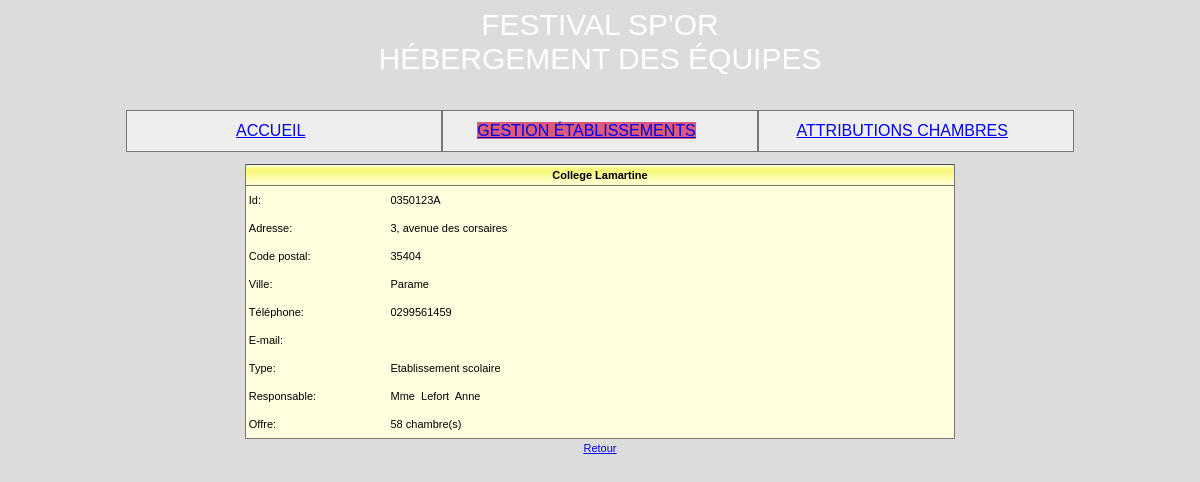
The app's page /detailEtablissement.php?id=0350123A with its own data.
### tables this page shows
create table Etablissement 
(id char(8) not null, 
nom varchar(45) not null,
adresseRue varchar(45) not null, 
codePostal char(5) not null, 
ville varchar(35) not null,
tel varchar(13) not null,
adresseElectronique varchar(70),
type tinyint not null,
civiliteResponsable varchar(12) not null,
nomResponsable varchar(25) not null,
prenomResponsable varchar(25),
nombreChambresOffertes integer,
constraint pk_Etablissement primary key(id));

### _gestionBase.inc.php (called while the page is built, shortened)
<?php
function obtenirDetailEtablissement($dbh, $id)
{
   $req="select * from Etablissement where id='$id'";
   $res = $dbh->query($req);
   return $res->fetch(PDO::FETCH_ASSOC);
}
?>

### detailEtablissement.php (the view, shortened to what this page needs)
<?php
include("_debut.inc.php");
include("_gestionBase.inc.php");
include_once("_connexion-PDO.inc.php");
$id=$_REQUEST['id'];
$lgEtab=obtenirDetailEtablissement($dbh, $id);
$nom=$lgEtab['nom'];
$adresseRue=$lgEtab['adresseRue'];
$codePostal=$lgEtab['codePostal'];
$ville=$lgEtab['ville'];
$tel=$lgEtab['tel'];
$adresseElectronique=$lgEtab['adresseElectronique'];
$type=$lgEtab['type'];
$civiliteResponsable=$lgEtab['civiliteResponsable'];
$nomResponsable=$lgEtab['nomResponsable'];
$prenomResponsable=$lgEtab['prenomResponsable'];
$nombreChambresOffertes=$lgEtab['nombreChambresOffertes'];
echo "
<table width='60%' cellspacing='0' cellpadding='0' align='center'
class='tabNonQuadrille'>
   <tr class='enTeteTabNonQuad'>
      <td colspan='3'>$nom</td>
   </tr>
   <tr class='ligneTabNonQuad'>
      <td  width='20%'> Id: </td>
      <td>$id</td>
   </tr>
   <tr class='ligneTabNonQuad'>
      <td> Adresse: </td>
      <td>$adresseRue</td>
   </tr>
   <tr class='ligneTabNonQuad'>
      <td> Code postal: </td>
      <td>$codePostal</td>
   </tr>
   <tr class='ligneTabNonQuad'>
      <td> Ville: </td>
      <td>$ville</td>
   </tr>
   <tr class='ligneTabNonQuad'>
      <td> Téléphone: </td>
      <td>$tel</td>
   </tr>
   <tr class='ligneTabNonQuad'>
      <td> E-mail: </td>
      <td>$adresseElectronique</td>
   </tr>
   <tr class='ligneTabNonQuad'>
      <td> Type: </td>";
      if ($type==1)
      {
         echo "<td> Etablissement scolaire </td>";
      }
      else
      {
         echo "<td> Autre établissement </td>";
      }
   echo "
   </tr>
   <tr class='ligneTabNonQuad'>
      <td> Responsable: </td>
      <td>$civiliteResponsable&nbsp; $nomResponsable&nbsp; $prenomResponsable
      </td>
   </tr>
   <tr class='ligneTabNonQuad'>
      <td> Offre: </td>
      <td>$nombreChambresOffertes&nbsp;chambre(s)</td>
   </tr>
</table>
<table align='center'>
   <tr>
      <td align='center'><a href='listeEtablissements.php'>Retour</a>
      </td>
   </tr>
</table>";
?>

### css/cssGeneral.css (style rules this page uses)
.basePage { background-color:#DCDCDC; color:slate; font:11px Arial, Helvetica, sans-serif; }
td,tr { font:11px Arial, Helvetica, sans-serif; }
table.tabNonQuadrille { background-color:#FFFFE0; border-bottom:1px solid #777777; border-right:1px solid #777777; border-left:1px solid #777777; border-top:1px #777777; color:black; }
tr.enTeteTabNonQuad td { background-image:url('../images/xpBarre.jpg'); height:21px; text-align:center; font-weight:bold; border-bottom:1px solid #777777; }
tr.ligneTabNonQuad td { background-color:#FFFFE0; height:28px; text-align:left; padding-left:3px; color:black; }

### records on screen
etablissement: nom "College Lamartine", adresseRue "3, avenue des corsaires", codePostal "35404", ville "Parame", tel "0299561459", civiliteResponsable "Mme", nomResponsable "Lefort", prenomResponsable "Anne", nombreChambresOffertes "58"

### other values on screen
$id "0350123A"
